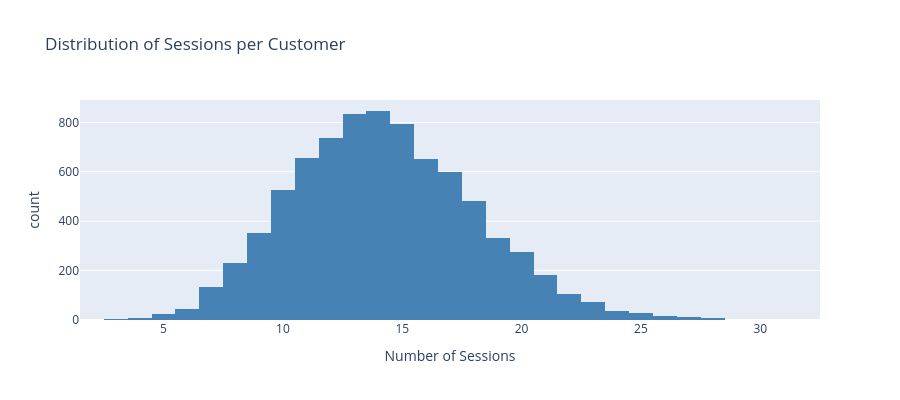

Source (notebook cell):
### Code cell
# Visualize Customer Distribution
fig = px.histogram(customer_behavior, x='num_sessions', 
                   title='Distribution of Sessions per Customer',
                   labels={'num_sessions': 'Number of Sessions', 'count': 'Number of Customers'},
                   nbins=50,
                   color_discrete_sequence=['steelblue'])
fig.update_layout(height=400)
fig.show()

### Figure 1 — Plotly figure (JSON) as saved in the notebook; plotly's stock layout.template omitted (floating-point values rounded to 4 significant figures; data arrays with more than 128 entries replaced by an {"elided": "..."} marker saying what was removed)
{"data": [{"alignmentgroup": "True", "bingroup": "x", "hovertemplate": "Number of Sessions=%{x}<br>count=%{y}<extra></extra>", "legendgroup": "", "marker": {"color": "steelblue", "pattern": {"shape": ""}}, "name": "", "nbinsx": 50, "offsetgroup": "", "orientation": "v", "showlegend": false, "type": "histogram", "x": {"elided": "8000 int values"}, "xaxis": "x", "yaxis": "y"}], "layout": {"barmode": "relative", "height": 400, "legend": {"tracegroupgap": 0}, "title": {"text": "Distribution of Sessions per Customer"}, "xaxis": {"anchor": "y", "domain": [0, 1], "title": {"text": "Number of Sessions"}}, "yaxis": {"anchor": "x", "domain": [0, 1], "title": {"text": "count"}}}}
